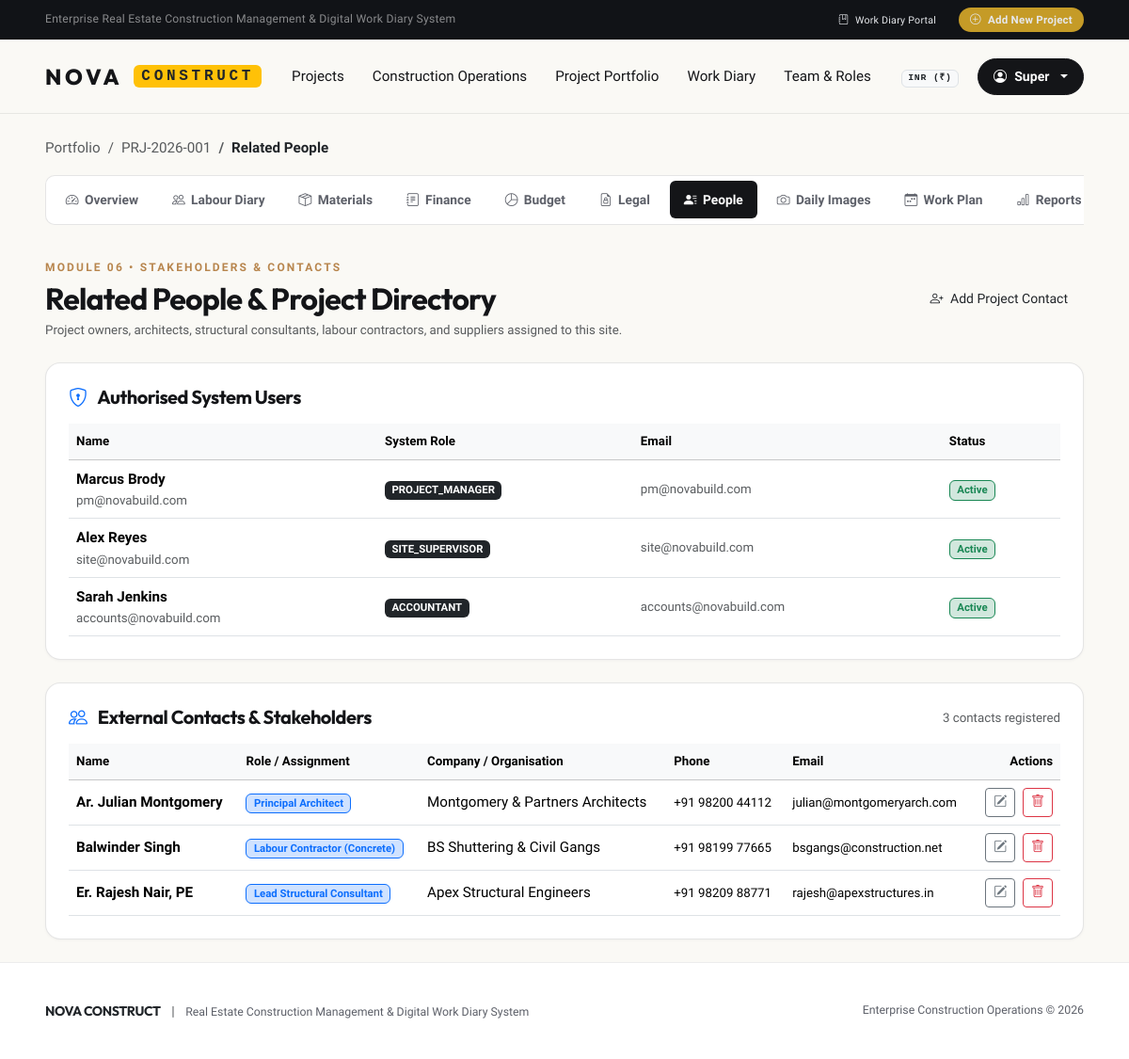
/projects/1/people/ (signed in), run on the app's committed database.
### apps/accounts/models.py (models this page shows, shortened)
class User(AbstractUser):
    phone_number = models.CharField(max_length=20, blank=True, verbose_name=_("Phone Number"))
    primary_role = models.CharField(
        max_length=30,
        choices=RoleChoices.choices,
        default=RoleChoices.SITE_SUPERVISOR,
        verbose_name=_("System Role"),
        help_text=_("Default organizational role for the user.")
    )
    is_approved = models.BooleanField(
        default=True,
        verbose_name=_("Account Approved"),
        help_text=_("Designates whether this user account is approved by an administrator.")
    )
    organization = models.CharField(
        max_length=150,
        blank=True,
        verbose_name=_("Company / Organization")
    )
    class Meta:
        verbose_name = _("User")
        verbose_name_plural = _("Users")
        ordering = ['username']
    @property
    def is_super_admin(self):
        return self.is_superuser or self.primary_role == RoleChoices.SUPER_ADMIN
    @property
    def is_company_admin(self):
        return self.is_super_admin or self.primary_role == RoleChoices.COMPANY_ADMIN
    def get_role_on_project(self, project):
        if self.is_super_admin:
            return RoleChoices.SUPER_ADMIN
        if self.is_company_admin:
            return RoleChoices.COMPANY_ADMIN
        membership = self.project_memberships.filter(project=project, is_active=True).first()
        return membership.role if membership else None
    def has_project_access(self, project):
        if not self.is_active or not self.is_approved:
            return False
        if self.is_company_admin:
            return True
        return self.project_memberships.filter(project=project, is_active=True).exists()
    def can_manage_project(self, project=None):
        if not self.is_active or not self.is_approved:
            return False
        if self.is_company_admin:
            return True
        if project:
            role = self.get_role_on_project(project)
            return role in (RoleChoices.SUPER_ADMIN, RoleChoices.COMPANY_ADMIN, RoleChoices.PROJECT_MANAGER)
        return self.primary_role == RoleChoices.PROJECT_MANAGER

class ProjectMembership(models.Model):
    user = models.ForeignKey(
        'accounts.User',
        on_delete=models.CASCADE,
        related_name='project_memberships',
        verbose_name=_("User")
    )
    project = models.ForeignKey(
        'projects.Project',
        on_delete=models.CASCADE,
        related_name='memberships',
        verbose_name=_("Project")
    )
    role = models.CharField(
        max_length=30,
        choices=RoleChoices.choices,
        default=RoleChoices.SITE_SUPERVISOR,
        verbose_name=_("Project Role")
    )
    is_active = models.BooleanField(
        default=True,
        verbose_name=_("Active Assignment")
    )
    assigned_by = models.ForeignKey(
        'accounts.User',
        on_delete=models.SET_NULL,
        null=True,
        blank=True,
        related_name='assigned_memberships',
        verbose_name=_("Assigned By")
    )
    created_at = models.DateTimeField(auto_now_add=True)
    updated_at = models.DateTimeField(auto_now=True)
    class Meta:
        verbose_name = _("Project Membership")
        verbose_name_plural = _("Project Memberships")
        unique_together = ('user', 'project')
        indexes = [
            models.Index(fields=['user', 'project', 'is_active']),
            models.Index(fields=['project', 'role']),
        ]

### apps/projects/models.py (models this page shows, shortened)
class Project(models.Model):
    name = models.CharField(max_length=200, verbose_name=_("Project Name"))
    code = models.CharField(
        max_length=50,
        unique=True,
        db_index=True,
        verbose_name=_("Unique Project Code"),
        help_text=_("e.g. PRJ-2026-001")
    )
    description = models.TextField(blank=True, verbose_name=_("Description"))
    project_type = models.CharField(
        max_length=100,
        default='Commercial & Residential',
        verbose_name=_("Project Type")
    )
    currency = models.CharField(
        max_length=10,
        default='INR',
        verbose_name=_("Project Currency")
    )
    address = models.TextField(blank=True, verbose_name=_("Site Address"))
    location = models.CharField(
        max_length=150,
        verbose_name=_("City / Location"),
        help_text=_("e.g. Central City Waterfront, Sector 45")
    )
    client_name = models.CharField(max_length=150, verbose_name=_("Client / Owner"))
    client_contact = models.CharField(max_length=100, blank=True, verbose_name=_("Client Contact Info"))
    cover_image = models.ImageField(
        upload_to='project_covers/',
        blank=True,
        null=True,
        verbose_name=_("Cover Image")
    )
    approved_initial_budget = models.DecimalField(
        max_digits=15,
        decimal_places=2,
        default=Decimal('0.00'),
        verbose_name=_("Approved Initial Budget")
    )
    start_date = models.DateField(verbose_name=_("Start Date"))
    expected_completion_date = models.DateField(verbose_name=_("Expected Completion Date"))
    actual_completion_date = models.DateField(null=True, blank=True, verbose_name=_("Actual Completion Date"))
    status = models.CharField(
        max_length=30,
        choices=ProjectStatusChoices.choices,
        default=ProjectStatusChoices.ACTIVE,
        verbose_name=_("Project Status")
    )
    progress_percentage = models.PositiveSmallIntegerField(
        default=0,
        verbose_name=_("Construction Progress (%)")
    )
    created_by = models.ForeignKey(
        'accounts.User',
        on_delete=models.SET_NULL,
        null=True,
        blank=True,
        related_name='created_projects',
        verbose_name=_("Created By")
    )
    created_at = models.DateTimeField(auto_now_add=True)
    updated_at = models.DateTimeField(auto_now=True)
    class Meta:
        verbose_name = _("Project")
        verbose_name_plural = _("Projects")
        ordering = ['-updated_at']
        indexes = [
            models.Index(fields=['code']),
            models.Index(fields=['status']),
            models.Index(fields=['start_date']),
        ]

class ProjectContact(models.Model):
    project = models.ForeignKey(Project, on_delete=models.CASCADE, related_name='contacts')
    name = models.CharField(max_length=150)
    role_assignment = models.CharField(max_length=100)
    organization = models.CharField(max_length=150, blank=True)
    phone = models.CharField(max_length=50, blank=True)
    email = models.EmailField(blank=True)
    is_active = models.BooleanField(default=True)
    created_at = models.DateTimeField(auto_now_add=True)
    class Meta:
        ordering = ['name']

### apps/projects/views.py (the view, shortened to what this page needs)
# urls.py: path('<int:pk>/people/', views.project_people_view, name='project_people'),
@login_required
@project_access_required
def project_people_view(request, pk):
    project = request.current_project
    form = ProjectContactForm()
    contacts = project.contacts.all()
    memberships = project.memberships.filter(is_active=True).select_related('user')
    context = {
        'project': project,
        'active_tab': 'people',
        'user_role': request.current_project_role,
        'form': form,
        'contacts': contacts,
        'memberships': memberships,
    }
    return render(request, 'projects/modules/related_people.html', context)

### templates/projects/modules/related_people.html (shortened to what this page needs)
{% extends 'base.html' %}
{% block content %}
<div class="nova-container py-4">
  <nav aria-label="breadcrumb" class="mb-3">
    <ol class="breadcrumb small">
      <li class="breadcrumb-item"><a href="{% url 'projects:project_list' %}" class="text-decoration-none text-muted">Portfolio</a></li>
      <li class="breadcrumb-item"><a href="{% url 'projects:project_detail' project.pk %}" class="text-decoration-none text-muted">{{ project.code }}</a></li>
      <li class="breadcrumb-item active text-dark fw-bold" aria-current="page">Related People</li>
    </ol>
  </nav>
  {% include 'projects/components/project_tabs.html' %}
  <div class="d-flex flex-wrap justify-content-between align-items-center gap-3 mb-4">
    <div>
      <span class="hero-eyebrow mb-1">MODULE 06 &bull; STAKEHOLDERS &amp; CONTACTS</span>
      <h2 class="font-heading fw-bold mb-1">Related People &amp; Project Directory</h2>
      <p class="text-muted small mb-0">Project owners, architects, structural consultants, labour contractors, and suppliers assigned to this site.</p>
    </div>
    <div>
      <button class="btn nova-btn-primary btn-sm px-3" data-bs-toggle="modal" data-bs-target="#addContactModal">
        <i class="bi bi-person-plus me-1"></i> Add Project Contact
      </button>
    </div>
  </div>
  {% if memberships %}
  <div class="nova-card p-4 mb-4">
    <h5 class="font-heading fw-bold mb-3"><i class="bi bi-shield-lock text-primary me-2"></i> Authorised System Users</h5>
    <div class="table-responsive">
      <table class="table table-hover align-middle mb-0">
        <thead class="table-light small">
          <tr>
            <th>Name</th>
            <th>System Role</th>
            <th>Email</th>
            <th>Status</th>
          </tr>
        </thead>
        <tbody>
          {% for m in memberships %}
          <tr>
            <td>
              <div class="fw-bold">{{ m.user.get_full_name|default:m.user.username }}</div>
              <div class="text-muted small">{{ m.user.email }}</div>
            </td>
            <td><span class="badge bg-dark">{{ m.role }}</span></td>
            <td class="small text-muted">{{ m.user.email }}</td>
            <td>
              {% if m.is_active %}
                <span class="badge bg-success-subtle text-success border border-success">Active</span>
              {% else %}
                <span class="badge bg-secondary-subtle text-secondary border">Inactive</span>
              {% endif %}
            </td>
          </tr>
          {% endfor %}
        </tbody>
      </table>
    </div>
  </div>
  {% endif %}
  <div class="nova-card p-4">
    <div class="d-flex justify-content-between align-items-center mb-3">
      <h5 class="font-heading fw-bold mb-0"><i class="bi bi-people text-primary me-2"></i> External Contacts &amp; Stakeholders</h5>
      <span class="text-muted small">{{ contacts.count }} contact{% if contacts.count != 1 %}s{% endif %} registered</span>
    </div>
    <div class="table-responsive">
      <table class="table table-hover align-middle mb-0">
        <thead class="table-light small">
          <tr>
            <th>Name</th>
            <th>Role / Assignment</th>
            <th>Company / Organisation</th>
            <th>Phone</th>
            <th>Email</th>
            <th class="text-end">Actions</th>
          </tr>
        </thead>
        <tbody>
          {% for contact in contacts %}
          <tr>
            <td>
              <div class="fw-bold">{{ contact.name }}</div>
            </td>
            <td><span class="badge bg-primary-subtle text-primary border border-primary">{{ contact.role_assignment }}</span></td>
            <td>{{ contact.organization|default:"—" }}</td>
            <td class="small">{{ contact.phone|default:"—" }}</td>
            <td class="small">{{ contact.email|default:"—" }}</td>
            <td class="text-end text-nowrap">
              <button type="button" class="btn btn-sm btn-outline-secondary py-1 px-2 me-1" data-bs-toggle="modal" data-bs-target="#editContactModal{{ contact.pk }}" title="Edit Contact">
                <i class="bi bi-pencil-square"></i>
              </button>
              <button type="button" class="btn btn-sm btn-outline-danger py-1 px-2" data-bs-toggle="modal" data-bs-target="#deleteContactModal{{ contact.pk }}" title="Remove Contact">
                <i class="bi bi-trash"></i>
              </button>
            </td>
          </tr>
          {% endfor %}
        </tbody>
      </table>
    </div>
  </div>
</div>
{% endblock %}

### templates/components/navbar.html (shortened to what this page needs)
<div class="nova-top-bar d-none d-md-block">
  <div class="nova-container d-flex justify-content-between align-items-center">
    <div>
      <span class="text-white-50">Enterprise Real Estate Construction Management &amp; Digital Work Diary System</span>
    </div>
    <div class="d-flex align-items-center gap-4">
      <a href="{% if user.is_authenticated %}{% url 'projects:project_list' %}{% else %}{% url 'accounts:login' %}{% endif %}" class="small">
        <i class="bi bi-journal-bookmark me-1"></i> Work Diary Portal
      </a>
      {% if user.is_authenticated and user.can_manage_project %}
      <a href="{% url 'projects:project_create' %}" class="nova-top-pill">
        <i class="bi bi-plus-circle me-1"></i> Add New Project
      </a>
      {% endif %}
    </div>
  </div>
</div>
<header class="nova-header">
  <div class="nova-container">
    <div class="nova-header-inner">
      <a href="{% url 'projects:project_list' %}" class="nova-logo">
        <span>NOVA</span>
        <span class="badge bg-warning text-dark font-monospace fs-6 px-2 py-1 ms-1">CONSTRUCT</span>
      </a>
      <ul class="nova-nav-links">
        <li class="nova-nav-item">
          <a href="{% url 'projects:project_list' %}#portfolio-section">Projects</a>
        </li>
        <li class="nova-nav-item">
          <a href="{% url 'projects:project_list' %}#operations-section">Construction Operations</a>
        </li>
        <li class="nova-nav-item">
          <a href="{% url 'projects:project_list' %}#portfolio-section">Project Portfolio</a>
        </li>
        <li class="nova-nav-item">
          <a href="{% url 'projects:project_list' %}#workdiary-section">Work Diary</a>
        </li>
        {% if user.is_authenticated and user.is_company_admin or user.primary_role == 'PROJECT_MANAGER' %}
        <li class="nova-nav-item">
          <a href="{% url 'accounts:user_list' %}">Team &amp; Roles</a>
        </li>
        {% endif %}
      </ul>
      <div class="nova-header-actions">
        <div class="nova-lang-selector d-none d-sm-block">
          <span class="badge bg-light text-dark border font-monospace">INR (₹)</span>
        </div>
        {% if user.is_authenticated %}
        <div class="dropdown">
          <button class="btn btn-hero-primary py-2 px-3 dropdown-toggle d-flex align-items-center gap-2" type="button" data-bs-toggle="dropdown" aria-expanded="false" style="font-size: 0.88rem; box-shadow: none;">
            <i class="bi bi-person-circle"></i>
            <span class="d-none d-lg-inline">{{ user.first_name|default:user.username }}</span>
          </button>
        </div>
        {% else %}
        <a href="{% url 'accounts:login' %}" class="btn-hero-primary py-2 px-4" style="font-size: 0.9rem;">
          <i class="bi bi-lock me-1"></i> Work Diary Portal
        </a>
        {% endif %}
      </div>
    </div>
  </div>
</header>

### data on the page
User: first_name "Super"
Project: code "PRJ-2026-001", count "3"
ProjectMembership: user.get_full_name "Marcus Brody", user.email "pm@novabuild.com", role "PROJECT_MANAGER", is_active "Active"
ProjectMembership: user.get_full_name "Alex Reyes", user.email "site@novabuild.com", role "SITE_SUPERVISOR", is_active "Active"
ProjectMembership: user.get_full_name "Sarah Jenkins", user.email "accounts@novabuild.com", role "ACCOUNTANT", is_active "Active"
ProjectContact: name "Ar. Julian Montgomery", role_assignment "Principal Architect", organization "Montgomery & Partners Architects", phone "+91 98200 44112", email "julian@montgomeryarch.com"
ProjectContact: name "Balwinder Singh", role_assignment "Labour Contractor (Concrete)", organization "BS Shuttering & Civil Gangs", phone "+91 98199 77665", email "bsgangs@construction.net"
ProjectContact: name "Er. Rajesh Nair, PE", role_assignment "Lead Structural Consultant", organization "Apex Structural Engineers", phone "+91 98209 88771", email "rajesh@apexstructures.in"
